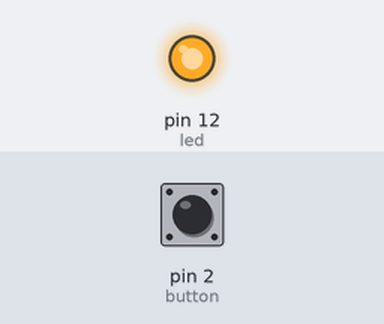
Simulated run of this sketch. Board: Arduino Uno, built with avr-gcc and run on an emulated ATmega328P. Parts: output pins drawn as LEDs (lit = HIGH). The inputs (shaded band) are chosen by the test bench; at power-on: pin 2 (button) LOW.

Above: at 1.2 s.
1.3 s: pin 2 (button) pulled HIGH for 0.15 s
At 1.8 s:
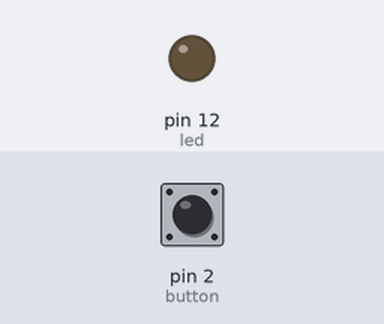
2.9 s: pin 2 (button) pulled HIGH for 1 s
At 4.2 s:
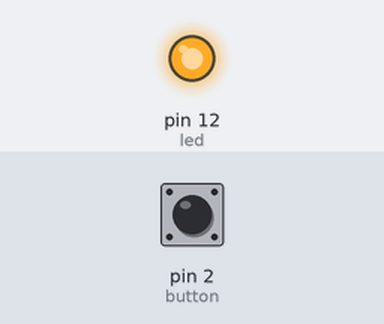
5.4 s: pin 2 (button) pulled HIGH for 3.2 s
At 6.1 s:
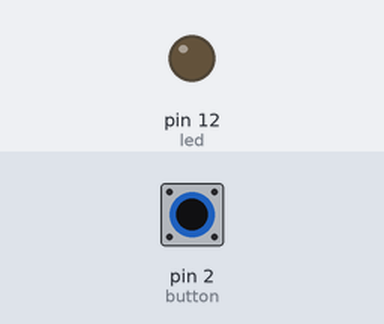
Timing chart, 0 to 8.4 s (numbered marks = the images above; inputs shaded):
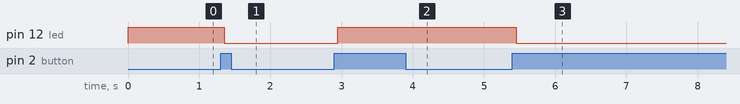

Measured:
- after the input at 1.3 s, pin 12 (led): HIGH → LOW after 0.05 s
- after the input at 2.9 s, pin 12 (led): LOW → HIGH after 0.05 s
- after the input at 5.4 s, pin 12 (led): HIGH → LOW after 0.05 s

The sketch:

Debounce.ino
```cpp
const int button = 2;
const int led = 12;

int ledState = HIGH;
int buttonState;
int lastButtonState = LOW;

unsigned long lastDebounceTime = 0;
unsigned long debounceDelay = 50;

void setup()
{
    pinMode(button, INPUT);
    pinMode(led, OUTPUT);
    digitalWrite(led, ledState);
}

void loop()
{
          int reading = digitalRead(button);

          if (reading != lastButtonState)
              lastDebounceTime = millis();

          if ((millis() - lastDebounceTime) > debounceDelay)
          {
            if (reading != buttonState)
              {
                buttonState = reading;

                  if (buttonState == HIGH)
                    ledState = !ledState;
              }
          }
        digitalWrite(led, ledState);
        lastButtonState = reading;
}
```
